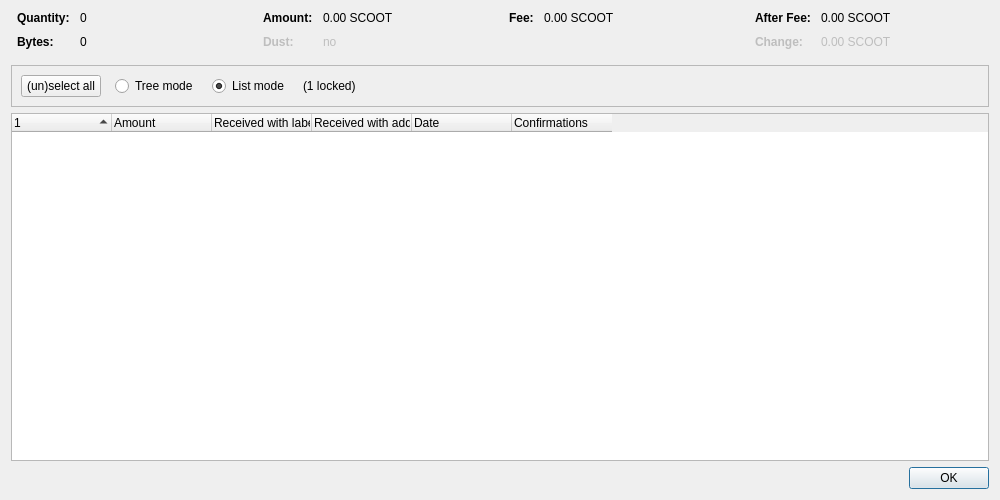
<?xml version="1.0" encoding="UTF-8"?>
<ui version="4.0">
 <class>CoinControlDialog</class>
 <widget class="QDialog" name="CoinControlDialog">
  <property name="geometry">
   <rect>
    <x>0</x>
    <y>0</y>
    <width>1000</width>
    <height>500</height>
   </rect>
  </property>
  <property name="windowTitle">
   <string>Coin Selection</string>
  </property>
  <layout class="QVBoxLayout" name="verticalLayout">
   <item>
    <layout class="QHBoxLayout" name="horizontalLayoutTop" stretch="0,0,0,0">
     <property name="topMargin">
      <number>0</number>
     </property>
     <property name="bottomMargin">
      <number>10</number>
     </property>
     <item>
      <layout class="QFormLayout" name="formLayoutCoinControl1">
       <property name="horizontalSpacing">
        <number>10</number>
       </property>
       <property name="verticalSpacing">
        <number>10</number>
       </property>
       <property name="leftMargin">
        <number>6</number>
       </property>
       <property name="rightMargin">
        <number>6</number>
       </property>
       <item row="0" column="0">
        <widget class="QLabel" name="labelCoinControlQuantityText">
         <property name="font">
          <font>
           <weight>75</weight>
           <bold>true</bold>
          </font>
         </property>
         <property name="text">
          <string>Quantity:</string>
         </property>
        </widget>
       </item>
       <item row="0" column="1">
        <widget class="QLabel" name="labelCoinControlQuantity">
         <property name="cursor">
          <cursorShape>IBeamCursor</cursorShape>
         </property>
         <property name="contextMenuPolicy">
          <enum>Qt::ActionsContextMenu</enum>
         </property>
         <property name="text">
          <string notr="true">0</string>
         </property>
         <property name="textInteractionFlags">
          <set>Qt::LinksAccessibleByMouse|Qt::TextSelectableByKeyboard|Qt::TextSelectableByMouse</set>
         </property>
        </widget>
       </item>
       <item row="1" column="0">
        <widget class="QLabel" name="labelCoinControlBytesText">
         <property name="font">
          <font>
           <weight>75</weight>
           <bold>true</bold>
          </font>
         </property>
         <property name="text">
          <string>Bytes:</string>
         </property>
        </widget>
       </item>
       <item row="1" column="1">
        <widget class="QLabel" name="labelCoinControlBytes">
         <property name="cursor">
          <cursorShape>IBeamCursor</cursorShape>
         </property>
         <property name="contextMenuPolicy">
          <enum>Qt::ActionsContextMenu</enum>
         </property>
         <property name="text">
          <string notr="true">0</string>
         </property>
         <property name="textInteractionFlags">
          <set>Qt::LinksAccessibleByMouse|Qt::TextSelectableByKeyboard|Qt::TextSelectableByMouse</set>
         </property>
        </widget>
       </item>
      </layout>
     </item>
     <item>
      <layout class="QFormLayout" name="formLayoutCoinControl2">
       <property name="horizontalSpacing">
        <number>10</number>
       </property>
       <property name="verticalSpacing">
        <number>10</number>
       </property>
       <property name="leftMargin">
        <number>6</number>
       </property>
       <property name="rightMargin">
        <number>6</number>
       </property>
       <item row="0" column="0">
        <widget class="QLabel" name="labelCoinControlAmountText">
         <property name="font">
          <font>
           <weight>75</weight>
           <bold>true</bold>
          </font>
         </property>
         <property name="text">
          <string>Amount:</string>
         </property>
        </widget>
       </item>
       <item row="0" column="1">
        <widget class="QLabel" name="labelCoinControlAmount">
         <property name="cursor">
          <cursorShape>IBeamCursor</cursorShape>
         </property>
         <property name="contextMenuPolicy">
          <enum>Qt::ActionsContextMenu</enum>
         </property>
         <property name="text">
          <string notr="true">0.00 SCOOT</string>
         </property>
         <property name="textInteractionFlags">
          <set>Qt::LinksAccessibleByMouse|Qt::TextSelectableByKeyboard|Qt::TextSelectableByMouse</set>
         </property>
        </widget>
       </item>
       <item row="1" column="0">
        <widget class="QLabel" name="labelCoinControlLowOutputText">
         <property name="enabled">
          <bool>false</bool>
         </property>
         <property name="font">
          <font>
           <weight>75</weight>
           <bold>true</bold>
          </font>
         </property>
         <property name="text">
          <string>Dust:</string>
         </property>
        </widget>
       </item>
       <item row="1" column="1">
        <widget class="QLabel" name="labelCoinControlLowOutput">
         <property name="enabled">
          <bool>false</bool>
         </property>
         <property name="cursor">
          <cursorShape>IBeamCursor</cursorShape>
         </property>
         <property name="contextMenuPolicy">
          <enum>Qt::ActionsContextMenu</enum>
         </property>
         <property name="text">
          <string notr="true">no</string>
         </property>
         <property name="textInteractionFlags">
          <set>Qt::LinksAccessibleByMouse|Qt::TextSelectableByKeyboard|Qt::TextSelectableByMouse</set>
         </property>
        </widget>
       </item>
      </layout>
     </item>
     <item>
      <layout class="QFormLayout" name="formLayoutCoinControl3">
       <property name="horizontalSpacing">
        <number>10</number>
       </property>
       <property name="verticalSpacing">
        <number>10</number>
       </property>
       <property name="leftMargin">
        <number>6</number>
       </property>
       <property name="rightMargin">
        <number>6</number>
       </property>
       <item row="0" column="0">
        <widget class="QLabel" name="labelCoinControlFeeText">
         <property name="font">
          <font>
           <weight>75</weight>
           <bold>true</bold>
          </font>
         </property>
         <property name="text">
          <string>Fee:</string>
         </property>
        </widget>
       </item>
       <item row="0" column="1">
        <widget class="QLabel" name="labelCoinControlFee">
         <property name="cursor">
          <cursorShape>IBeamCursor</cursorShape>
         </property>
         <property name="contextMenuPolicy">
          <enum>Qt::ActionsContextMenu</enum>
         </property>
         <property name="text">
          <string notr="true">0.00 SCOOT</string>
         </property>
         <property name="textInteractionFlags">
          <set>Qt::LinksAccessibleByMouse|Qt::TextSelectableByKeyboard|Qt::TextSelectableByMouse</set>
         </property>
        </widget>
       </item>
      </layout>
     </item>
     <item>
      <layout class="QFormLayout" name="formLayoutCoinControl4">
       <property name="horizontalSpacing">
        <number>10</number>
       </property>
       <property name="verticalSpacing">
        <number>10</number>
       </property>
       <property name="leftMargin">
        <number>6</number>
       </property>
       <property name="rightMargin">
        <number>6</number>
       </property>
       <item row="0" column="0">
        <widget class="QLabel" name="labelCoinControlAfterFeeText">
         <property name="font">
          <font>
           <weight>75</weight>
           <bold>true</bold>
          </font>
         </property>
         <property name="text">
          <string>After Fee:</string>
         </property>
        </widget>
       </item>
       <item row="0" column="1">
        <widget class="QLabel" name="labelCoinControlAfterFee">
         <property name="cursor">
          <cursorShape>IBeamCursor</cursorShape>
         </property>
         <property name="contextMenuPolicy">
          <enum>Qt::ActionsContextMenu</enum>
         </property>
         <property name="text">
          <string notr="true">0.00 SCOOT</string>
         </property>
         <property name="textInteractionFlags">
          <set>Qt::LinksAccessibleByMouse|Qt::TextSelectableByKeyboard|Qt::TextSelectableByMouse</set>
         </property>
        </widget>
       </item>
       <item row="1" column="0">
        <widget class="QLabel" name="labelCoinControlChangeText">
         <property name="enabled">
          <bool>false</bool>
         </property>
         <property name="font">
          <font>
           <weight>75</weight>
           <bold>true</bold>
          </font>
         </property>
         <property name="text">
          <string>Change:</string>
         </property>
        </widget>
       </item>
       <item row="1" column="1">
        <widget class="QLabel" name="labelCoinControlChange">
         <property name="enabled">
          <bool>false</bool>
         </property>
         <property name="cursor">
          <cursorShape>IBeamCursor</cursorShape>
         </property>
         <property name="contextMenuPolicy">
          <enum>Qt::ActionsContextMenu</enum>
         </property>
         <property name="text">
          <string notr="true">0.00 SCOOT</string>
         </property>
         <property name="textInteractionFlags">
          <set>Qt::LinksAccessibleByMouse|Qt::TextSelectableByKeyboard|Qt::TextSelectableByMouse</set>
         </property>
        </widget>
       </item>
      </layout>
     </item>
    </layout>
   </item>
   <item>
    <widget class="QFrame" name="frame">
     <property name="minimumSize">
      <size>
       <width>0</width>
       <height>40</height>
      </size>
     </property>
     <property name="frameShape">
      <enum>QFrame::StyledPanel</enum>
     </property>
     <property name="frameShadow">
      <enum>QFrame::Sunken</enum>
     </property>
     <layout class="QHBoxLayout" name="horizontalLayout">
      <item>
       <layout class="QHBoxLayout" name="horizontalLayoutPanel" stretch="0,0,0,0,0">
        <property name="spacing">
         <number>14</number>
        </property>
        <item>
         <widget class="QPushButton" name="pushButtonSelectAll">
          <property name="sizePolicy">
           <sizepolicy hsizetype="Maximum" vsizetype="Fixed">
            <horstretch>0</horstretch>
            <verstretch>0</verstretch>
           </sizepolicy>
          </property>
          <property name="text">
           <string>(un)select all</string>
          </property>
          <property name="autoDefault">
           <bool>false</bool>
          </property>
         </widget>
        </item>
        <item>
         <widget class="QRadioButton" name="radioTreeMode">
          <property name="sizePolicy">
           <sizepolicy hsizetype="Maximum" vsizetype="Fixed">
            <horstretch>0</horstretch>
            <verstretch>0</verstretch>
           </sizepolicy>
          </property>
          <property name="text">
           <string>Tree mode</string>
          </property>
         </widget>
        </item>
        <item>
         <widget class="QRadioButton" name="radioListMode">
          <property name="sizePolicy">
           <sizepolicy hsizetype="Maximum" vsizetype="Fixed">
            <horstretch>0</horstretch>
            <verstretch>0</verstretch>
           </sizepolicy>
          </property>
          <property name="text">
           <string>List mode</string>
          </property>
          <property name="checked">
           <bool>true</bool>
          </property>
         </widget>
        </item>
        <item>
         <widget class="QLabel" name="labelLocked">
          <property name="text">
           <string notr="true">(1 locked)</string>
          </property>
         </widget>
        </item>
        <item>
         <spacer name="horizontalSpacer">
          <property name="orientation">
           <enum>Qt::Horizontal</enum>
          </property>
          <property name="sizeHint" stdset="0">
           <size>
            <width>40</width>
            <height>20</height>
           </size>
          </property>
         </spacer>
        </item>
       </layout>
      </item>
     </layout>
    </widget>
   </item>
   <item>
    <widget class="CoinControlTreeWidget" name="treeWidget">
     <property name="contextMenuPolicy">
      <enum>Qt::CustomContextMenu</enum>
     </property>
     <property name="sortingEnabled">
      <bool>false</bool>
     </property>
     <property name="columnCount">
      <number>6</number>
     </property>
     <attribute name="headerShowSortIndicator" stdset="0">
      <bool>true</bool>
     </attribute>
     <attribute name="headerStretchLastSection">
      <bool>false</bool>
     </attribute>
     <column>
      <property name="text">
       <string/>
      </property>
     </column>
     <column>
      <property name="text">
       <string>Amount</string>
      </property>
     </column>
     <column>
      <property name="text">
       <string>Received with label</string>
      </property>
     </column>
     <column>
      <property name="text">
       <string>Received with address</string>
      </property>
     </column>
     <column>
      <property name="text">
       <string>Date</string>
      </property>
     </column>
     <column>
      <property name="text">
       <string>Confirmations</string>
      </property>
      <property name="toolTip">
       <string>Confirmed</string>
      </property>
     </column>
     <column>
      <property name="text">
       <string/>
      </property>
     </column>
     <column>
      <property name="text">
       <string/>
      </property>
     </column>
     <column>
      <property name="text">
       <string/>
      </property>
     </column>
     <column>
      <property name="text">
       <string/>
      </property>
     </column>
    </widget>
   </item>
   <item>
    <widget class="QDialogButtonBox" name="buttonBox">
     <property name="orientation">
      <enum>Qt::Horizontal</enum>
     </property>
     <property name="standardButtons">
      <set>QDialogButtonBox::Ok</set>
     </property>
    </widget>
   </item>
  </layout>
 </widget>
 <customwidgets>
  <customwidget>
   <class>CoinControlTreeWidget</class>
   <extends>QTreeWidget</extends>
   <header>qt/coincontroltreewidget.h</header>
  </customwidget>
 </customwidgets>
 <resources/>
 <connections/>
</ui>
